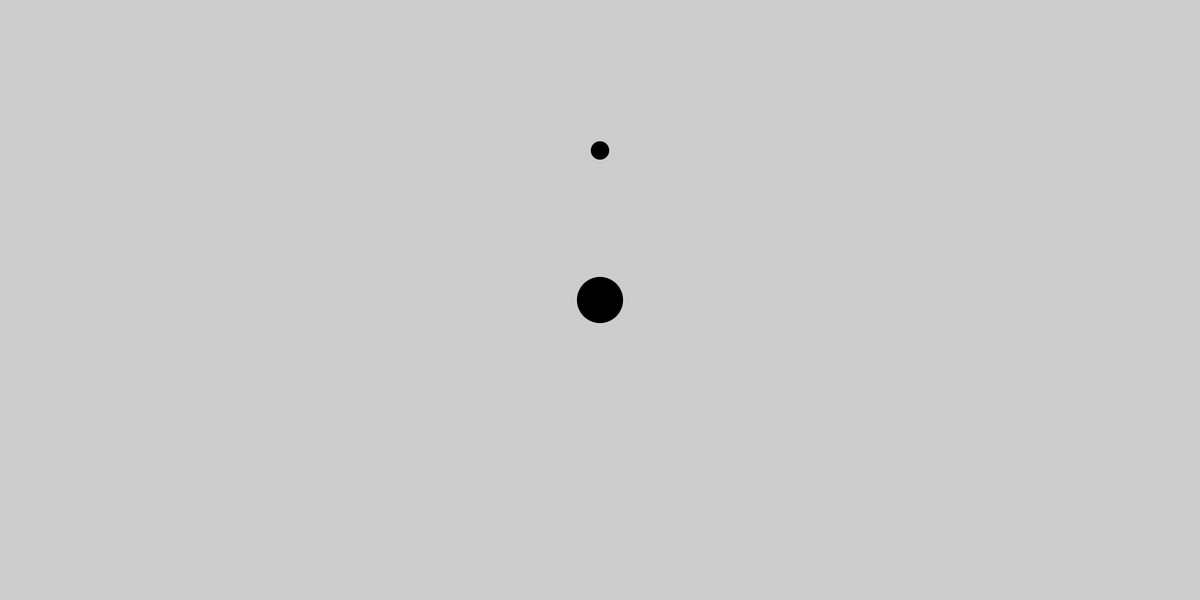
Frame 1 (no input)
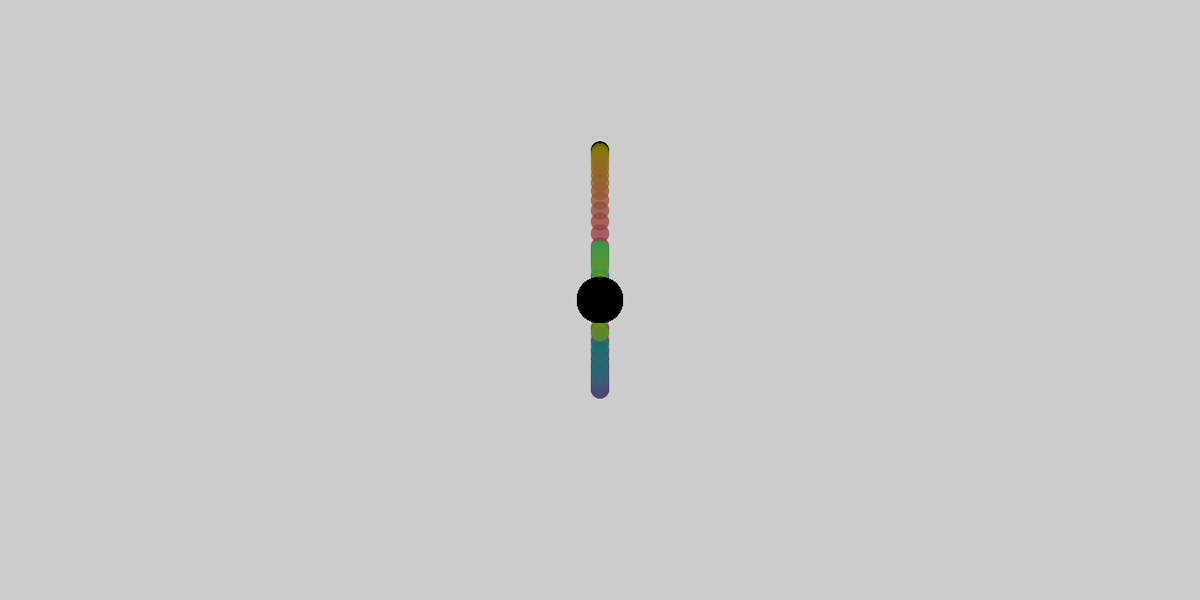
Frame 60 (the mouse pressed at the canvas centre just before this capture)
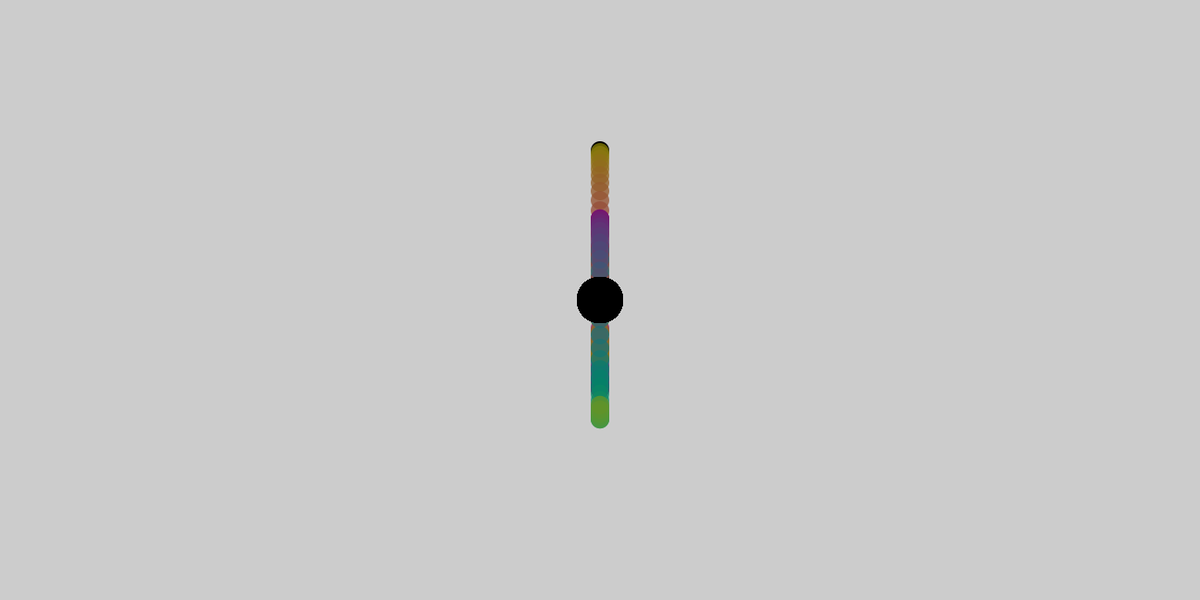
Frame 120 (the mouse held since frame 60 and released just before this capture)

The Processing sketch that drew these frames (run headless with seeded random() and noise(); from frame 60 on, the mouse is pressed at the canvas centre):

// Processing sketch: Physique
// ── Physique.pde
Boule B1,B2,B3;
Colission C1;
Raquette R1;
public float Grt = 0.5;
PVector Resistance = new PVector(0,0);
boolean Affiche = true;
short Cpt = 0;
static float F = 0.05;
void setup(){
  size(1300,650); //<>//
  B1 = new Boule(10);
  B2 = new Boule(25);
  C1 = new Colission();
  R1 = new Raquette();
  B2.Pos.set(width/2,height/2);
  B1.Pos.set(width/2,height*1/4);
}

void draw(){ //<>//
    C1.Atraction(B1,B2);
    R1.draw();
    B1.draw(); //<>//
    B2.draw();
    Resistance = B1.Vst.copy();
    Resistance.normalize().mult(-Grt/10);
    B1.Couleur = color(abs(150*sin(F*frameCount+PI*1/3)),abs(150*sin(F*frameCount+PI*2/3)),abs(120*sin(F*frameCount+PI)),200);
    println("--");
}

void mousePressed (){
  R1.mousePressed();
}
void mouseDragged(){
  R1.mouseDragged();
}
void mouseMoved(){
  
}
void mouseReleased(){
  R1.mouseReleased();
}
void keyPressed(){
  println("KEY "+key);
  switch(key){
    case ' ':
      B1.RAZ();
    break;
    case'e':
      background(255);
    break;
    
    case's':
      save("Image"+Cpt+".png");
      Cpt ++;
    break;
  }
}

// ── Boule.pde
class Boule{
  PVector Pos,Vst,Acc;
  float Rayon;
  color Couleur = 0;
  Boule(float R ){
    Rayon = R;
    Pos = new PVector(width/2,height*3/4);
    Vst = new PVector(0,0);
    Acc = new PVector(0,0);
  }
  
  void draw(){
    //C1.Bore(this);
    Vst.add(Acc);
    Pos.add(Vst);
    fill(Couleur);
    noStroke();
    ellipse(Pos.x,Pos.y,Rayon*2,Rayon*2);
    Acc.set(0,0);
  }
  
  Boule AjoutAcc(PVector Autre){
    Acc.add(Autre);  
    return this;
  }
  Boule AjoutAccX(float X){
    Acc.add(X,0);
    return this;
  }
  Boule AjoutAccY(float Y){
    Acc.add(0,Y);
    println("Ajout Y : "+Acc);
    return this;
  }
  Boule DefVst(float X,float Y){
    Vst.set(X,Y);
    return this;
  }
  Boule DefVst(PVector Vst){
    Vst.set(Vst);
    return this;
  }
  Boule DefAcc(float X,float Y){
    Acc.set(X,Y);
    return this;
  }
  Boule DefAcc(PVector Acc){
    Acc.set(Acc);
    return this;
  }
  void RAZ(){
    Pos.set(width/2,height/2);
    Vst.set(0,0);
    Acc.set(0,0);
  }
}

// ── Colission.pde
class Colission {
  float CoefBore = -2;
  
  Colission() {
  }

void Atraction(Boule B1,Boule B2){
  float Dist = PVector.dist(B1.Pos,B2.Pos);
  if(Dist-B2.Rayon >=0){
  PVector G = new PVector();
  G.set(B1.Pos);
  G.sub(B2.Pos);
  G.setMag(5000*(-1/sq(Dist)));
  G.setMag(constrain(G.mag(),1,5));
  println("G : ",G.mag());
  B1.AjoutAcc(G);
  }
}
  void Bore(Boule Autre) {
    if (Autre.Pos.x+Autre.Rayon >= width) {
      Autre.AjoutAccX(Autre.Vst.x*CoefBore);
      Autre.Pos.set(width-Autre.Rayon-2,Autre.Pos.y);
    }
    if (Autre.Pos.x-Autre.Rayon <= 0 ) {
      Autre.AjoutAccX(Autre.Vst.x*CoefBore);
      Autre.Pos.set(Autre.Rayon+2,Autre.Pos.y);
    }
    if (Autre.Pos.y+Autre.Rayon >= height) {
      Autre.AjoutAccY(Autre.Vst.y*CoefBore);
      Autre.Pos.set(Autre.Pos.x,height-Autre.Rayon-2);
    }
    if (Autre.Pos.y-Autre.Rayon <= 0 ) {
      Autre.AjoutAccY(Autre.Vst.y*CoefBore);
      Autre.Pos.set(Autre.Pos.x,Autre.Rayon+2);
    }
    
  }

  void Gravite(Boule Autre) {
    Autre.AjoutAccY(Grt);
  }
}

// ── Raquette.pde
class Raquette{
  PVector[] PosSourie = new PVector[2];
  Raquette(){
    PosSourie[1] = new PVector(0,0);
    PosSourie[0] = new PVector(0,0);    
  }
  
  void draw(){
    if(mousePressed){
      R1.mouseDragged();
      }
  }
  void mousePressed (){
    PosSourie[0].set(mouseX,mouseY);
  }
  void mouseDragged(){
    
    PosSourie[1].set(mouseX,mouseY);
    stroke(255);
    line(PosSourie[0].x,PosSourie[0].y,PosSourie[1].x,PosSourie[1].y);
  }
  void mouseReleased(){
    PosSourie[1].set(mouseX,mouseY);
    PVector Resutante = PVector.sub(PosSourie[0],PosSourie[1]);
    Resutante.div(10);
    Resutante.mult(Grt);
    //println("Resultante : "+ Resutante);
    B1.AjoutAcc(Resutante);
    
  }
}
